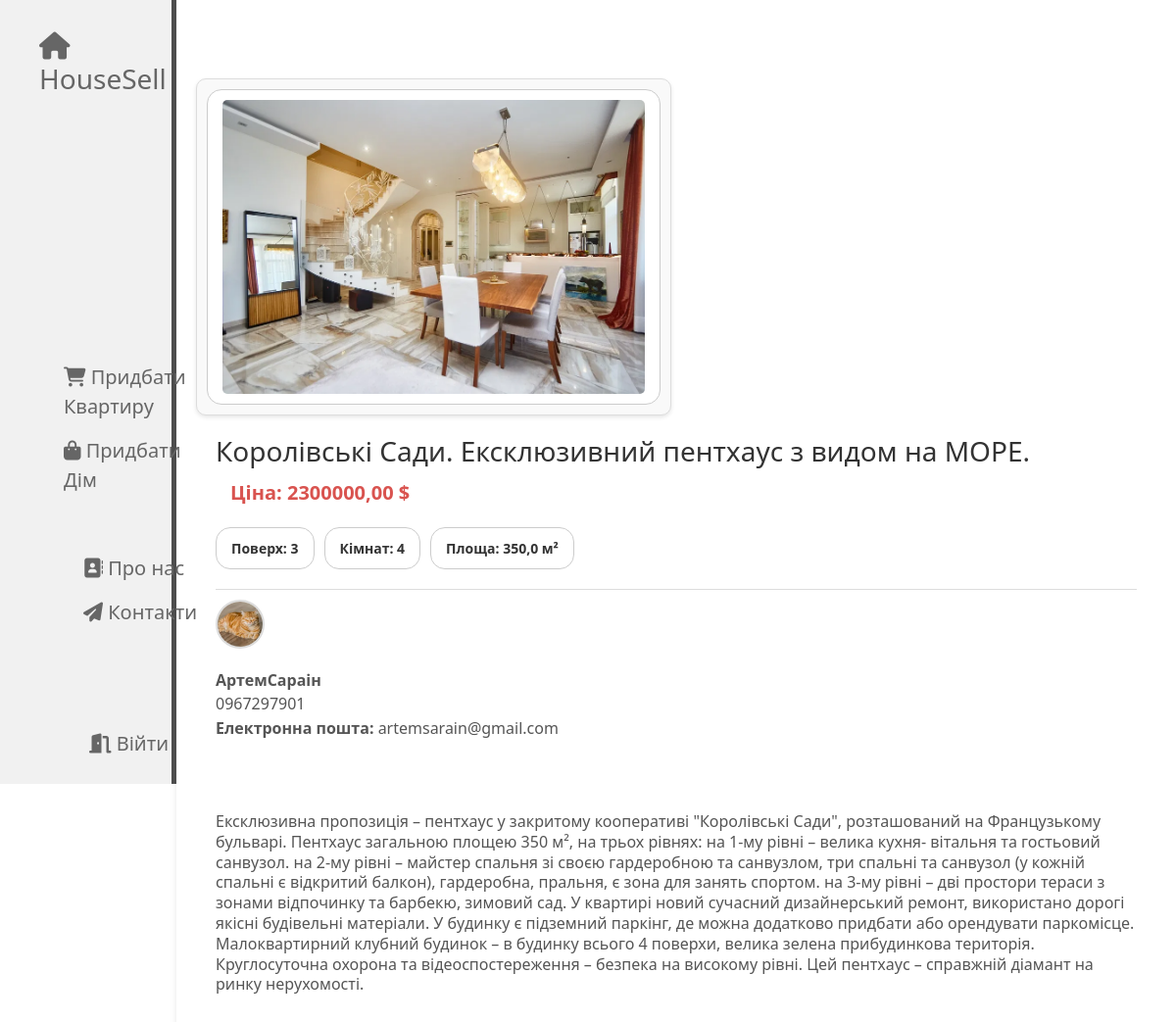
Page /apartment/2/ on the committed database.
### main/models.py (models this page shows, shortened)
class Property(models.Model):
    title = models.CharField('Назва', max_length=100)
    description = models.TextField('Опис')
    area = models.FloatField('Площа (м²)')
    price = models.DecimalField('Ціна', max_digits=12, decimal_places=2)
    rooms = models.IntegerField('Кількість кімнат')
    category = models.ForeignKey(
        PropertyCategory, on_delete=models.CASCADE, related_name='%(class)s_category'
    )
    date_published = models.DateTimeField('Дата публікації', auto_now_add=True)
    owner = models.ForeignKey(
        User, on_delete=models.CASCADE, related_name='%(class)s_owner'
    )
    image = models.ImageField('Зображення', upload_to='property_images/', blank=True, null=True)
    class Meta:
        abstract = True

class Apartment(Property):
    floor = models.IntegerField('Поверх')
    rooms = models.IntegerField('Кількість кімнат', default=1)  # Додано поле для кількості кімнат

class User(AbstractUser):
    phone_number = models.CharField('Номер телефону', max_length=15, blank=True, null=True)
    is_admin = models.BooleanField('Чи є адміністратором', default=False)
    profile_picture = models.ImageField('Фото профілю', upload_to='profile_pictures/', blank=True, null=True)
    groups = models.ManyToManyField(
        'auth.Group',
        related_name='custom_user_set',
        blank=True,
        help_text='Групи, до яких належить користувач.',
        verbose_name='Групи'
    )
    user_permissions = models.ManyToManyField(
        'auth.Permission',
        related_name='custom_user_set',
        blank=True,
        help_text='Спеціальні дозволи для користувача.',
        verbose_name='Дозволи'
    )

### main/views.py (the view)
# urls.py: path('apartment/<int:id>/', views.apartment_detail, name='apartment_detail'),
def apartment_detail(request, id):
    apartment = get_object_or_404(Apartment, id=id)
    owner = apartment.owner  # Отримуємо власника квартири
    return render(request, 'main/flat/flat.html', {
        'apartment': apartment,
        'owner': owner,  # Передаємо власника
    })

### main/templates/main/flat/flat.html (shortened to what this page needs)
{% extends 'main/layout.html' %}
{% load static %}
{% block content %}
    <div class="flat11">
        <div class="image-flat11">
            <div class="grid-container">
                <div class="grid-item">
                    <div class="filter">
                        <img src="{{ apartment.image.url }}" alt="{{ apartment.title }}">
                    </div>
                </div>
        </div>
        <div class="text-flat11">
            <h2>{{ apartment.title }}</h2>
            <div class="price">Ціна: {{ apartment.price }} $</div>
            <div class="filters">
                <div class="filter">Поверх: {{ apartment.floor }}</div>
                <div class="filter">Кімнат: {{ apartment.rooms }}</div>
                <div class="filter">Площа: {{ apartment.area }} м²</div>
            </div>
            {% if owner %}
            <div class="author">
                <div class="author-photo">
                    <img src="{{ owner.profile_picture.url }}" alt="Автор">
                </div>
                <div class="author-info">
                    <p>
                        <strong>{{ owner.username }}</strong>
                    </p>
                    <p>{{ owner.phone_number }}</p>
                    <p><strong>Електронна пошта:</strong> {{ owner.email }}</p>
                </div>
            </div>
            {% endif %}
            <div class="kingsad">
                <p>{{ apartment.description }}</p>
            </div>
        </div>
    </div>
{% endblock %}

### main/static/main/css/style.css (style rules this page uses)
.flat11 { width: 85%; max-height: 2000px; padding: 20px; background-color: #ffffff; box-shadow: 0 4px 6px rgba(0, 0, 0, 0.1); display: flex; flex-direction: column; align-items: flex-start; }
.text-flat11 { font-size: 16px; display: flex; flex-direction: column; justify-content: flex-start; padding: 0 20px; width: 100%; }
.text-flat11 h2 { margin-top: 20px; font-size: 28px; margin-bottom: 10px; color: #333; text-align: left; }
.text-flat11 p { font-size: 16px; margin-top: 10px; color: #555; line-height: 1.3; margin-bottom: 5px; text-align: left; }
.text-flat11 .kingsad { margin-top: 62px; font-size: 16px; color: #555; line-height: 1.3; margin-bottom: 5px; text-align: left; }
.author { display: flex; flex-direction: column; margin-top: 20px; padding-top: 10px; border-top: 1px solid #ddd; width: 100%; }
.author-info { display: flex; flex-direction: column; margin-top: 10px; font-size: 14px; color: #333; text-align: left; }
.author-photo { margin-bottom: 10px; text-align: left; }
.author-photo img { width: 50px; height: 50px; border-radius: 50%; object-fit: cover; border: 2px solid #ddd; }
.author-info p { margin: 2px 0; }
.grid-container { margin-top: 60px; display: grid; grid-template-columns: repeat(2, 1fr); grid-gap: 10px; max-width: 1500px; }
.grid-item { text-align: left; padding: 10px; background-color: #f9f9f9; border: 1px solid #ddd; border-radius: 10px; box-shadow: 0 2px 4px rgba(0, 0, 0, 0.1); }
.grid-item img { width: 100%; height: 300px; object-fit: cover; transition: transform 0.3s ease; border-radius: 5px; }
.filters { display: flex; flex-wrap: wrap; gap: 10px; }
.filter { padding: 10px 15px; border: 1px solid #ccc; border-radius: 15px; background-color: #fff; font-size: 14px; font-weight: bold; color: #333; transition: background-color 0.3s ease, box-shadow 0.3s ease; }
.price { font-size: 20px; font-weight: bold; color: #d9534f; align-self: flex-start; margin-left: 15px; margin-bottom: 20px; }

### rows in the picture
Apartment: image (picture), title "Королівські Сади. Ексклюзивний пентхаус з видом на МОРЕ.", price "2300000,00", floor "3", rooms "4", area "350,0", description "Ексклюзивна пропозиція – пентхаус у закритому кооперативі \"Королівські Сади\", розташований на Французькому бульварі. Пентхаус загальною площею 350 м², на трьох рівнях: на 1-му рівні – велика кухня- вітальня та гостьовий санвузол. на 2-му рівні – майстер спальня зі своєю гардеробною та санвузлом, три спальні та санвузол (у кожній спальні є відкритий балкон), гардеробна, пральня, є зона для занять спортом. на 3-му рівні – дві простори тераси з зонами відпочинку та барбекю, зимовий сад. У квартирі новий сучасний дизайнерський ремонт, використано дорогі якісні будівельні матеріали. У будинку є підземний паркінг, де можна додатково придбати або орендувати паркомісце. Малоквартирний клубний…"
User: profile_picture (picture), username "АртемСараін", phone_number "0967297901", email "artemsarain@gmail.com"
